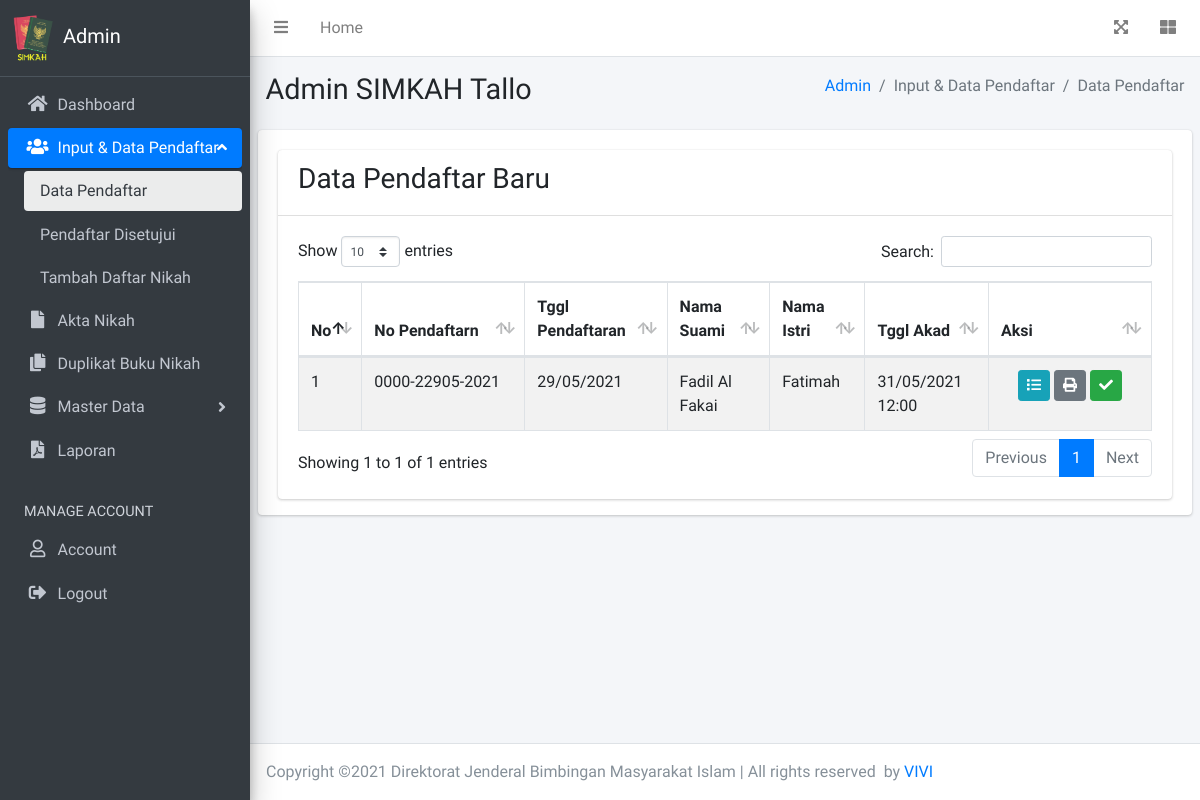
The page /admin/data-pendaftar.php (signed in) on the database as committed earlier.
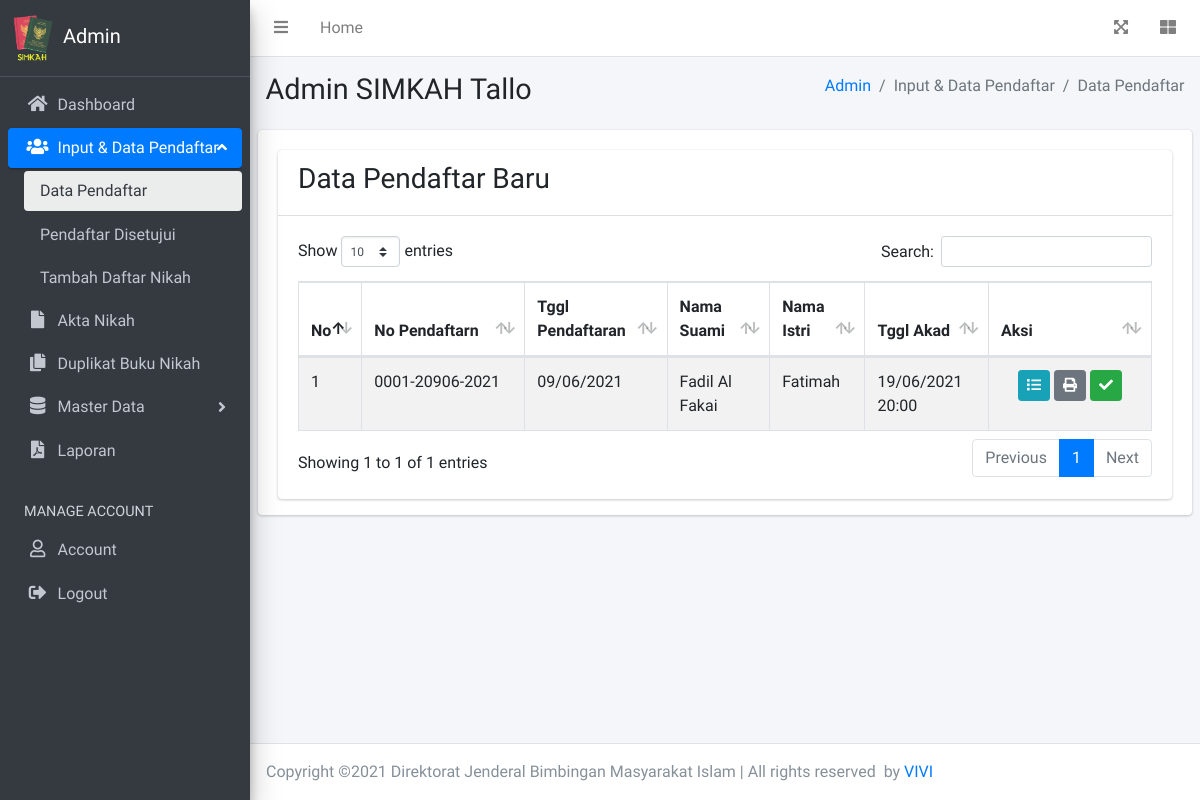
The same page on the database as committed later.
### tables this page shows
CREATE TABLE `tb_pendaftar` (
  `id` int(11) NOT NULL,
  `no_pendaftarn` varchar(255) NOT NULL,
  `desa_id` int(11) NOT NULL,
  `tempat_nikah` varchar(255) NOT NULL,
  `tggl_akad` date NOT NULL,
  `waktu_akad` varchar(255) NOT NULL,
  `lokasi_nikah` varchar(255) NOT NULL,
  `email_pendaftar` varchar(255) DEFAULT NULL,
  `penghulu_id` int(11) DEFAULT NULL,
  `status` varchar(255) NOT NULL,
  `tanggal_daftar` datetime NOT NULL
);

CREATE TABLE `tb_data_suami` (
  `id` int(11) NOT NULL,
  `pendaftar_id` int(11) NOT NULL,
  `warga_negara` varchar(255) NOT NULL,
  `nik` varchar(255) NOT NULL,
  `nama` varchar(255) NOT NULL,
  `tempat_lahir` varchar(255) NOT NULL,
  `tggl_lahir` datetime NOT NULL,
  `umur` varchar(11) NOT NULL,
  `alamat` varchar(255) NOT NULL,
  `status` varchar(255) NOT NULL,
  `agama` varchar(255) NOT NULL,
  `pekerjaan` varchar(255) NOT NULL,
  `pas_foto` varchar(255) NOT NULL
);

CREATE TABLE `tb_data_istri` (
  `id` int(11) NOT NULL,
  `pendaftar_id` int(11) NOT NULL,
  `warga_negara` varchar(255) NOT NULL,
  `nik` varchar(255) NOT NULL,
  `nama` varchar(255) NOT NULL,
  `tempat_lahir` varchar(255) NOT NULL,
  `tggl_lahir` datetime NOT NULL,
  `umur` varchar(11) NOT NULL,
  `alamat` varchar(255) NOT NULL,
  `status` varchar(255) NOT NULL,
  `agama` varchar(255) NOT NULL,
  `pekerjaan` varchar(255) NOT NULL,
  `pas_foto` varchar(255) NOT NULL
);

### admin/data-pendaftar.php (the view, shortened to what this page needs)
<?php
require('template/header.php');
$pendaftar = mysqli_query($conn, "SELECT * FROM tb_pendaftar WHERE status='new'");
?>
<div class="content-wrapper">
	<div class="content-header">
		<div class="container-fluid">
			<div class="row mb-2">
				<div class="col-sm-6">
					<h1 class="m-0">Admin SIMKAH Tallo</h1>
				</div>
				<div class="col-sm-6">
					<ol class="breadcrumb float-sm-right">
						<li class="breadcrumb-item"><a href="index.php">Admin</a></li>
						<li class="breadcrumb-item active">Input & Data Pendaftar</li>
						<li class="breadcrumb-item active">Data Pendaftar</li>
					</ol>
				</div>
			</div>
		</div>
	</div>
	<section class="content">
		<div class="card card-solid">
			<div class="card-body pb-0">
				<div class="row m-b-30">
					<div class="col-12">
						<div class="card">
							<div class="card-header">
								<h3>Data Pendaftar Baru</h3>
							</div>
							<div class="card-body">
								<table id="dataTable" class="table table-bordered table-striped">
									<thead>
										<tr>
											<th width="1">No</th>
											<th width="120">No Pendaftarn</th>
											<th>Tggl Pendaftaran</th>
											<th>Nama Suami</th>
											<th>Nama Istri</th>
											<th>Tggl Akad</th>
											<th width="120">Aksi</th>
										</tr>
									</thead>
									<tbody>
										<?php $no=1; foreach ($pendaftar as $dta) {
											$pendaftar_id = $dta['id'];
											$data_sm = mysqli_query($conn, "SELECT * FROM tb_data_suami WHERE pendaftar_id='$pendaftar_id'");
											$data_is = mysqli_query($conn, "SELECT * FROM tb_data_istri WHERE pendaftar_id='$pendaftar_id'");
											$dsm = mysqli_fetch_assoc($data_sm);
											$dis = mysqli_fetch_assoc($data_is);
											?>
											<tr>
												<td><?= $no ?></td>
												<td><?= $dta['no_pendaftarn'] ?></td>
												<td><?= date('d/m/Y', strtotime($dta['tanggal_daftar'])) ?></td>
												<td><?= $dsm['nama'] ?></td>
												<td><?= $dis['nama'] ?></td>
												<td><?= date('d/m/Y', strtotime($dta['tggl_akad'])).' '.$dta['waktu_akad'] ?></td>
												<td class="text-center">
													<a href="#" class="btn btn-sm btn-info" data-toggle="modal" data-target="#modal-detail<?= $dta['id'] ?>" data-toggle1="tooltip" data-original-title="Detail Pendaftar"><i class="fa fa-list"></i></a>
													<a href="#" class="btn btn-sm btn-secondary print-surat" data-id="<?= $dta['id'] ?>" data-toggle1="tooltip" data-original-title="Cetak Surat"><i class="fa fa-print"></i></a>
													<a href="#" class="btn btn-sm btn-success" data-toggle="modal" data-target="#modal-acc<?= $dta['id'] ?>" data-toggle1="tooltip" data-original-title="Proses Pendaftaran"><i class="fa fa-check"></i></a>
												</td>
											</tr>
											<?php $no=$no+1;
										} ?>
									</tbody>
								</table>
							</div>
						</div>
					</div>
				</div>
			</div>
		</div>
	</section>
</div>
<?php
require('template/footer.php');
?>

### admin/template/header.php (shortened to what this page needs)
<!DOCTYPE html>
<html lang="en">
<head>
  <link rel="stylesheet" href="plugins/fontawesome-free/css/all.min.css">
  <link rel="stylesheet" href="https://code.ionicframework.com/ionicons/2.0.1/css/ionicons.min.css">
  <link rel="stylesheet" href="plugins/tempusdominus-bootstrap-4/css/tempusdominus-bootstrap-4.min.css">
  <link rel="stylesheet" href="plugins/icheck-bootstrap/icheck-bootstrap.min.css">
  <link rel="stylesheet" href="plugins/jqvmap/jqvmap.min.css">
  <link rel="stylesheet" href="dist/css/adminlte.min.css">
  <link rel="stylesheet" href="plugins/overlayScrollbars/css/OverlayScrollbars.min.css">
  <link rel="stylesheet" href="plugins/daterangepicker/daterangepicker.css">
  <link rel="stylesheet" href="plugins/summernote/summernote-bs4.min.css">
  <link rel="stylesheet" href="plugins/datatables-bs4/css/dataTables.bootstrap4.min.css">
  <link rel="stylesheet" href="plugins/datatables-responsive/css/responsive.bootstrap4.min.css">
  <link rel="stylesheet" href="plugins/datatables-buttons/css/buttons.bootstrap4.min.css">
</head>
<body class="hold-transition sidebar-mini layout-fixed">
<div class="wrapper">
  <nav class="main-header navbar navbar-expand navbar-white navbar-light">
    <ul class="navbar-nav">
      <li class="nav-item">
        <a class="nav-link" data-widget="pushmenu" href="#" role="button"><i class="fas fa-bars"></i></a>
      </li>
      <li class="nav-item d-none d-sm-inline-block">
        <a href="index3.html" class="nav-link">Home</a>
      </li>
    </ul>
    <ul class="navbar-nav ml-auto">
      <li class="nav-item">
        <a class="nav-link" data-widget="fullscreen" href="#" role="button">
          <i class="fas fa-expand-arrows-alt"></i>
        </a>
      </li>
      <li class="nav-item">
        <a class="nav-link" data-widget="control-sidebar" data-slide="true" href="#" role="button">
          <i class="fas fa-th-large"></i>
        </a>
      </li>
    </ul>
  </nav>
  <aside class="main-sidebar sidebar-dark-primary elevation-4">
    <a href="index3.html" class="brand-link">
      <img src="img/logo.png" alt="AdminLTE Logo" class="" height="50" width="50">
      <span class="brand-text font-weight-light">Admin</span>
    </a>
    <div class="sidebar">
      <nav class="mt-2">
        <ul class="nav nav-pills nav-sidebar flex-column" data-widget="treeview" role="menu" data-accordion="false">
          <li class="nav-item">
            <a href="index.php" class="nav-link" id="dashboard">
              <i class="nav-icon fas fa-home"></i>
              <p>Dashboard</p>
            </a>
          </li>
          <li class="nav-item">
            <a href="#" class="nav-link" id="input-data-pendaftar">
              <i class="nav-icon fas fa-users"></i>
              <p>
                Input & Data Pendaftar
                <i class="right fas fa-angle-right"></i>
              </p>
            </a>
            <ul class="nav nav-treeview">
              <li class="nav-item pl-3">
                <a href="data-pendaftar.php" class="nav-link" id="data-pendaftar">
                  <p>Data Pendaftar</p>
                </a>
              </li>
              <li class="nav-item pl-3">
                <a href="pendaftar-disetujui.php" class="nav-link" id="data-disetujui">
                  <p>Pendaftar Disetujui</p>
                </a>
              </li>
              <li class="nav-item pl-3">
                <a href="tambah-data-nikah.php" class="nav-link" id="tambah-data-nikah">
                  <p>Tambah Daftar Nikah</p>
                </a>
              </li>
            </ul>
          </li>
          <li class="nav-item">
            <a href="akta-nikah.php" class="nav-link" id="akta-nikah">
              <i class="nav-icon fas fa-file"></i>
              <p>Akta Nikah</p>
            </a>
          </li>
          <li class="nav-item">
            <a href="duplikat-buku-nikah.php" class="nav-link" id="duplikat-buku-nikah">
              <i class="nav-icon fas fa-copy"></i>
              <p>Duplikat Buku Nikah</p>
            </a>
          </li>
          <li class="nav-item">
            <a href="#" class="nav-link" id="master-data">
              <i class="nav-icon fas fa-database"></i>
              <p>
                Master Data
                <i class="right fas fa-angle-right"></i>
              </p>
            </a>
          </li>
          <li class="nav-item">
            <a href="laporan.php" class="nav-link" id="laporan">
              <i class="nav-icon fas fa-file-pdf"></i>
              <p>Laporan</p>
            </a>
          </li>
          <li class="nav-header">MANAGE ACCOUNT</li>
          <li class="nav-item">
            <a href="#" class="nav-link" data-toggle="modal" data-target="#modal-edt-akun">
              <i class="nav-icon far fa-user"></i>
              <p>
                Account
              </p>
            </a>
          </li>
          <li class="nav-item">
            <a href="logout.php" class="nav-link">
              <i class="nav-icon fa fa-sign-out-alt"></i>
              <p>
                Logout
              </p>
            </a>
          </li>
        </ul>
      </nav>
    </div>
  </aside>

### admin/template/footer.php (shortened to what this page needs)
<footer class="main-footer">
  Copyright &copy; Direktorat Jenderal Bimbingan Masyarakat Islam | All rights reserved  by <a href="https://www.instagram.com/auliaulfiana/?hl=id" target="_blank">VIVI</a>
</footer>
</div>
</body>
</html>

Rows that differ between the two databases and show on the page:
no longer on this page (row edited): tb_pendaftar: no_pendaftarn "0000-22905-2021", tanggal_daftar "29/05/2021", tb_data_suami.nama "Fadil Al Fakai", tb_data_istri.nama "Fatimah", tggl_akad "31/05/2021", waktu_akad "12:00"
added tb_pendaftar: no_pendaftarn "0001-20906-2021", tanggal_daftar "09/06/2021", tb_data_suami.nama "Fadil Al Fakai", tb_data_istri.nama "Fatimah", tggl_akad "19/06/2021", waktu_akad "20:00"
